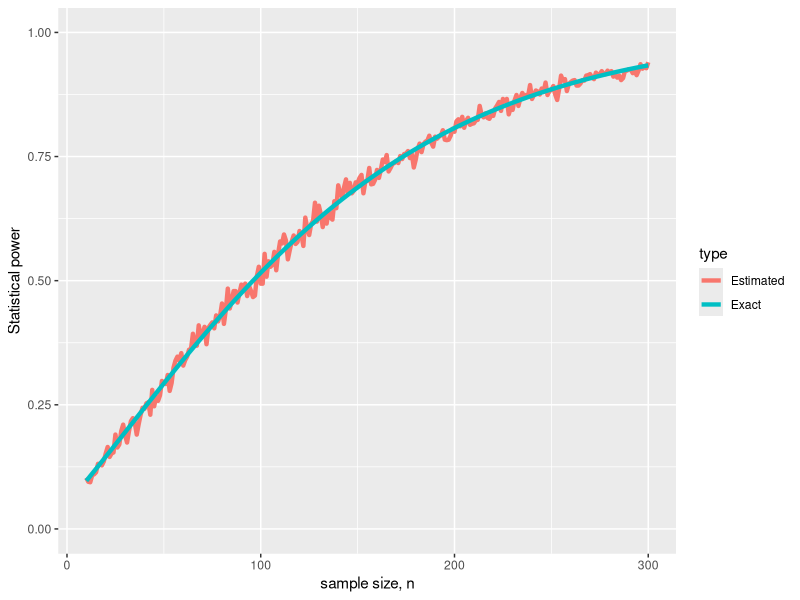

Reproduce this figure in R.
## ---- chunk 1
knitr::opts_chunk$set(echo = TRUE)
## ---- chunk 2
library(tidyverse)
# actual function at 5% significant level
pow <- function(n.val,mu,sigma){
  1-pnorm(1.96-mu/(sigma/sqrt(n.val)))+pnorm(-1.96-mu/(sigma/sqrt(n.val)))
}

# simulations
pow.est <- function(n.val,mu,sigma,alpha){
  result = 0
  for(j in 1:length(n.val)){
    # 1000 samples of size n.val[j]
    x <- array(rnorm(n.val[j]*1000,mu,sigma),dim=c(n.val[j],1000))
    # means
    x.bar <- apply(x,2,mean)
    
    # performing the test
    p.val <- (1-pnorm(abs(x.bar)/(sigma/sqrt(n.val[j]))))*2
    is.rejected <- (p.val < alpha)
    
    # evaluating the power
    result[j] <- mean(is.rejected)
  }
  return(result)
}
## ---- chunk 3
n <- seq(10,300,5)
n.mu = 3
n.sigma = 15

n[which(pow(n,n.mu,n.sigma)>.8)[1]]
## ---- chunk 4
n <- seq(10,300,1)
dp <- data.frame(n = rep(n,2),
                 power = c(pow(n,n.mu,n.sigma),
                           pow.est(n,n.mu,n.sigma,0.05)),
                 type = rep(c("Exact","Estimated"),each = length(n)))

dp %>%
  ggplot(aes(x=n,y=power,group = type))+
  geom_line(aes(col = type), linewidth = 1.5)+
  xlab("sample size, n")+
  ylab("Statistical power")+
  ylim(c(0,1))
